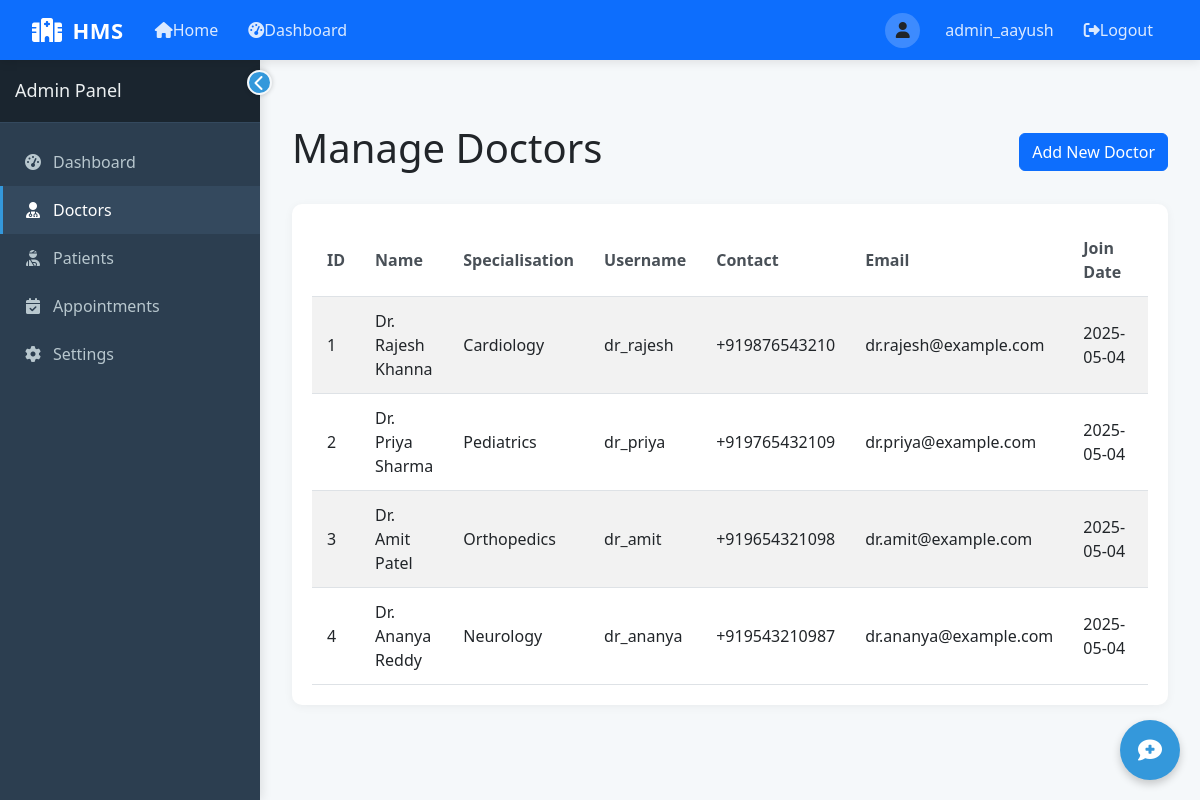
/admin/doctors (signed in), run on the app's committed database.
### tables this page shows
CREATE TABLE Doctor (
            DoctorID INTEGER PRIMARY KEY AUTOINCREMENT,
            Name TEXT NOT NULL,
            Specialisation TEXT NOT NULL,
            Username TEXT NOT NULL UNIQUE,
            Password TEXT NOT NULL,
            ContactNumber TEXT,
            Email TEXT,
            AddedByAdmin INTEGER,
            JoinDate DATE DEFAULT CURRENT_DATE,
            FOREIGN KEY (AddedByAdmin) REFERENCES Admin(AdminID)
        );

### app.py (the view)
@app.route('/admin/doctors')
def admin_doctors():
    if 'user_id' not in session or session['user_type'] != 'admin':
        return redirect(url_for('login'))
    conn = get_db_connection()
    doctors = conn.execute('SELECT * FROM Doctor').fetchall()
    conn.close()
    return render_template('admin/doctors.html', doctors=doctors)

### app.py (called while the page is built)
def get_db_connection():
    conn = sqlite3.connect(DB_PATH)
    conn.row_factory = sqlite3.Row
    return conn

### templates/admin/doctors.html (shortened to what this page needs)
{% extends "layout.html" %}
{% block content %}
<div class="container-fluid py-4">
    <div class="d-flex justify-content-between align-items-center mb-4">
        <h1>Manage Doctors</h1>
        <a href="{{ url_for('admin_add_doctor') }}" class="btn btn-primary">Add New Doctor</a>
    </div>
    <div class="card">
        <div class="card-body">
            <div class="table-responsive">
                <table class="table table-striped">
                    <thead>
                        <tr>
                            <th>ID</th>
                            <th>Name</th>
                            <th>Specialisation</th>
                            <th>Username</th>
                            <th>Contact</th>
                            <th>Email</th>
                            <th>Join Date</th>
                            <th>Actions</th>
                        </tr>
                    </thead>
                    <tbody>
                        {% for doctor in doctors %}
                        <tr>
                            <td>{{ doctor.DoctorID }}</td>
                            <td>{{ doctor.Name }}</td>
                            <td>{{ doctor.Specialisation }}</td>
                            <td>{{ doctor.Username }}</td>
                            <td>{{ doctor.ContactNumber }}</td>
                            <td>{{ doctor.Email }}</td>
                            <td>{{ doctor.JoinDate }}</td>
                            <td>
                            </td>
                        </tr>
                        {% else %}
                        <tr>
                            <td colspan="8" class="text-center">No doctors found</td>
                        </tr>
                        {% endfor %}
                    </tbody>
                </table>
            </div>
        </div>
    </div>
</div>
{% endblock %}

### templates/layout.html (style rules this page uses)
body { font-family: 'Segoe UI', Tahoma, Geneva, Verdana, sans-serif; background-color: #f5f8fa; overflow-x: hidden; }
.card { border: none; border-radius: 10px; box-shadow: 0 2px 10px rgba(0, 0, 0, 0.05); margin-bottom: 20px; transition: transform 0.3s, box-shadow 0.3s; }
.card-body { padding: 20px; }
.table { margin-bottom: 0; }
.table thead th { border-top: none; border-bottom: 1px solid #dee2e6; font-weight: 600; color: #495057; }
.table td, .table th { padding: 12px 15px; vertical-align: middle; }

### data on the page
Doctor: DoctorID "1", Name "Dr. Rajesh Khanna", Specialisation "Cardiology", Username "dr_rajesh", ContactNumber "+919876543210", Email "dr.rajesh@example.com", JoinDate "2025-05-04"
Doctor: DoctorID "2", Name "Dr. Priya Sharma", Specialisation "Pediatrics", Username "dr_priya", ContactNumber "+919765432109", Email "dr.priya@example.com", JoinDate "2025-05-04"
Doctor: DoctorID "3", Name "Dr. Amit Patel", Specialisation "Orthopedics", Username "dr_amit", ContactNumber "+919654321098", Email "dr.amit@example.com", JoinDate "2025-05-04"
Doctor: DoctorID "4", Name "Dr. Ananya Reddy", Specialisation "Neurology", Username "dr_ananya", ContactNumber "+919543210987", Email "dr.ananya@example.com", JoinDate "2025-05-04"

### other printed values
{{ session.get('username') }} "admin_aayush"
